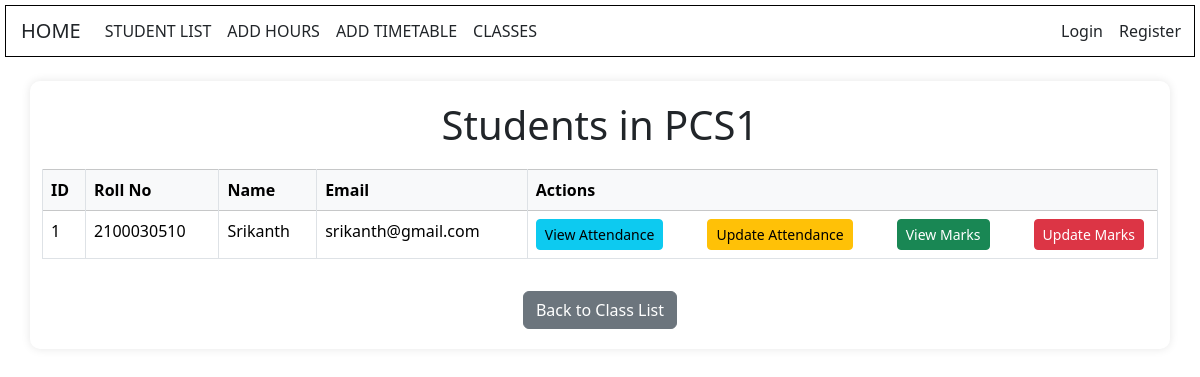
/students/students/class/1/, run on the app's committed database.
### students/models.py (models this page shows, shortened)
class Class(models.Model):
    name = models.CharField(max_length=100)

class Student(models.Model):
    name = models.CharField(max_length=100)
    roll_number = models.CharField(max_length=10, unique=True)
    student_class = models.ForeignKey(Class, on_delete=models.CASCADE)
    email = models.EmailField()
    phone = models.CharField(max_length=10)

### students/views.py (the view)
# urls.py: path('students/class/<int:class_id>/', views.class_student_list, name='class_student_list'),
def class_student_list(request, class_id):
    student_class = get_object_or_404(Class, id=class_id)
    students = Student.objects.filter(student_class=student_class)
    return render(request, 'students/class_student_list.html', {
        'student_class': student_class,
        'students': students
    })

### students/templates/students/class_student_list.html (shortened to what this page needs)
<!DOCTYPE html>
<html lang="en">
<head>
    <link href="https://cdn.jsdelivr.net/npm/bootstrap@5.3.2/dist/css/bootstrap.min.css" rel="stylesheet">
</head>
<body>
    {% include 'students/navbar.html' %}
    <div class="container mt-4">
        <h1>Students in {{ student_class.name }}</h1>
        <table class="table table-bordered table-hover">
            <thead class="table-light">
                <tr>
                    <th>ID</th>
                    <th>Roll No</th>
                    <th>Name</th>
                    <th>Email</th>
                    <th>Actions</th>
                </tr>
            </thead>
            <tbody>
                {% for student in students %}
                <tr>
                    <td>{{ student.id }}</td>
                    <td>{{ student.roll_number }}</td>
                    <td>{{ student.name }}</td>
                    <td>{{ student.email }}</td>
                    <td>
                        <div class="d-flex justify-content-between">
                            <a href="{% url 'attendance_view' student.id %}" class="btn btn-sm btn-info btn-action btn-custom">View Attendance</a>
                            <a href="{% url 'attendance_update' student.id %}" class="btn btn-sm btn-warning btn-action btn-custom">Update Attendance</a>
                            <a href="{% url 'marks_view' student.id %}" class="btn btn-sm btn-success btn-action btn-custom">View Marks</a>
                            <a href="{% url 'marks_update' student.id %}" class="btn btn-sm btn-danger btn-action btn-custom">Update Marks</a>
                        </div>
                    </td>
                </tr>
                {% empty %}
                <tr>
                    <td colspan="5" class="text-center">No students found in this class.</td>
                </tr>
                {% endfor %}
            </tbody>
        </table>
        <div class="text-center">
            <a href="{% url 'class_list' %}" class="btn btn-secondary btn-block btn-custom mt-3">Back to Class List</a>
        </div>
    </div>
</body>
</html>

### students/templates/students/class_student_list.html (style rules this page uses)
body { background-color: #f8f9fa; padding: 0; }
.container { max-width: 900px; margin: auto; background: #ffffff; padding: 20px; border-radius: 10px; box-shadow: 0 0 10px rgba(0, 0, 0, 0.1); }
h1 { text-align: center; margin-bottom: 20px; }
table { width: 100%; border-collapse: collapse; margin-top: 20px; }
table th, table td { border: 1px solid #dee2e6; padding: 12px; text-align: left; }
table th { background-color: #f2f2f2; font-weight: bold; }
.btn-action { margin-right: 5px; }
.btn-custom { padding: 6px 12px; font-size: 14px; }
.text-center { text-align: center; }

### students/templates/students/navbar.html (style rules this page uses)
body { background:url('https://img.freepik.com/free-vector/beautiful-decorative-soft-colorful-watercolor-texture-background_1055-14290.jpg') no-repeat center center fixed; background-size: cover; }

### data on the page
Class: name "PCS1"
Student: id "1", roll_number "2100030510", name "Srikanth", email "srikanth@gmail.com"
